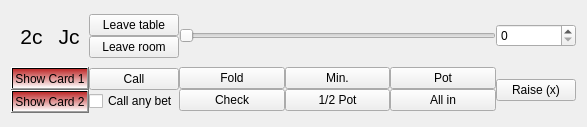
       <widget class="QWidget" name="gridLayoutWidget">
        <property name="geometry">
         <rect>
          <x>570</x>
          <y>530</y>
          <width>587</width>
          <height>127</height>
         </rect>
        </property>
        <layout class="QGridLayout" name="grlGbuttons">
         <property name="horizontalSpacing">
          <number>0</number>
         </property>
         <item row="0" column="2">
          <widget class="QSlider" name="slBetSize">
           <property name="orientation">
            <enum>Qt::Horizontal</enum>
           </property>
          </widget>
         </item>
         <item row="0" column="3">
          <widget class="QSpinBox" name="sbBetSize"/>
         </item>
         <item row="1" column="2">
          <layout class="QHBoxLayout" name="velGbetbtns">
           <item>
            <layout class="QVBoxLayout" name="velGfoldcheckbtns">
             <property name="spacing">
              <number>0</number>
             </property>
             <item>
              <widget class="QPushButton" name="btnFold">
               <property name="text">
                <string>Fold</string>
               </property>
              </widget>
             </item>
             <item>
              <widget class="QPushButton" name="btnCheck">
               <property name="text">
                <string>Check</string>
               </property>
              </widget>
             </item>
            </layout>
           </item>
           <item>
            <layout class="QVBoxLayout" name="velGminhalfpotbtns">
             <property name="spacing">
              <number>0</number>
             </property>
             <item>
              <widget class="QPushButton" name="btnBetMin">
               <property name="text">
                <string>Min.</string>
               </property>
              </widget>
             </item>
             <item>
              <widget class="QPushButton" name="btnBetHalfPot">
               <property name="text">
                <string>1/2 Pot</string>
               </property>
              </widget>
             </item>
            </layout>
           </item>
           <item>
            <layout class="QVBoxLayout" name="velGallinpotbtns">
             <property name="spacing">
              <number>0</number>
             </property>
             <item>
              <widget class="QPushButton" name="btnBetPot">
               <property name="text">
                <string>Pot</string>
               </property>
              </widget>
             </item>
             <item>
              <widget class="QPushButton" name="btnBetAllIn">
               <property name="text">
                <string>All in</string>
               </property>
              </widget>
             </item>
            </layout>
           </item>
          </layout>
         </item>
         <item row="1" column="1">
          <layout class="QVBoxLayout" name="velGcallbtns">
           <property name="spacing">
            <number>0</number>
           </property>
           <item>
            <widget class="QPushButton" name="btnCall">
             <property name="text">
              <string>Call</string>
             </property>
            </widget>
           </item>
           <item>
            <widget class="QCheckBox" name="cbCallAnyBet">
             <property name="text">
              <string>Call any bet</string>
             </property>
            </widget>
           </item>
          </layout>
         </item>
         <item row="0" column="1">
          <layout class="QVBoxLayout" name="velGleavebtns">
           <property name="spacing">
            <number>0</number>
           </property>
           <item>
            <widget class="QPushButton" name="btnLeaveTable">
             <property name="text">
              <string>Leave table</string>
             </property>
            </widget>
           </item>
           <item>
            <widget class="QPushButton" name="btnLeaveRoom">
             <property name="text">
              <string>Leave room</string>
             </property>
            </widget>
           </item>
          </layout>
         </item>
         <item row="1" column="0">
          <layout class="QVBoxLayout" name="velGshowcardbtns">
           <property name="spacing">
            <number>0</number>
           </property>
           <item>
            <widget class="QPushButton" name="btnShowCard1">
             <property name="styleSheet">
              <string notr="true">background-color: qlineargradient(spread:pad, x1:0, y1:0, x2:0, y2:1, stop:0 rgba(180, 0, 0, 210), stop:1 rgba(255, 255, 255, 255))</string>
             </property>
             <property name="text">
              <string>Show Card 1</string>
             </property>
            </widget>
           </item>
           <item>
            <widget class="QPushButton" name="btnShowCard2">
             <property name="styleSheet">
              <string notr="true">background-color: qlineargradient(spread:pad, x1:0, y1:0, x2:0, y2:1, stop:0 rgba(180, 0, 0, 210), stop:1 rgba(255, 255, 255, 255))</string>
             </property>
             <property name="text">
              <string>Show Card 2</string>
             </property>
            </widget>
           </item>
          </layout>
         </item>
         <item row="1" column="3">
          <widget class="QPushButton" name="btnBetRaise">
           <property name="text">
            <string>Raise (x)</string>
           </property>
          </widget>
         </item>
         <item row="0" column="0">
          <layout class="QHBoxLayout" name="holCardPreview">
           <item>
            <widget class="QLabel" name="lblCardPreview1">
             <property name="maximumSize">
              <size>
               <width>35</width>
               <height>46</height>
              </size>
             </property>
             <property name="styleSheet">
              <string notr="true">font: 150 16pt;</string>
             </property>
             <property name="text">
              <string>2c</string>
             </property>
             <property name="alignment">
              <set>Qt::AlignCenter</set>
             </property>
            </widget>
           </item>
           <item>
            <widget class="QLabel" name="lblCardPreview2">
             <property name="maximumSize">
              <size>
               <width>34</width>
               <height>46</height>
              </size>
             </property>
             <property name="styleSheet">
              <string notr="true">font: 150 16pt;</string>
             </property>
             <property name="text">
              <string>Jc</string>
             </property>
             <property name="alignment">
              <set>Qt::AlignCenter</set>
             </property>
            </widget>
           </item>
          </layout>
         </item>
        </layout>
       </widget>
